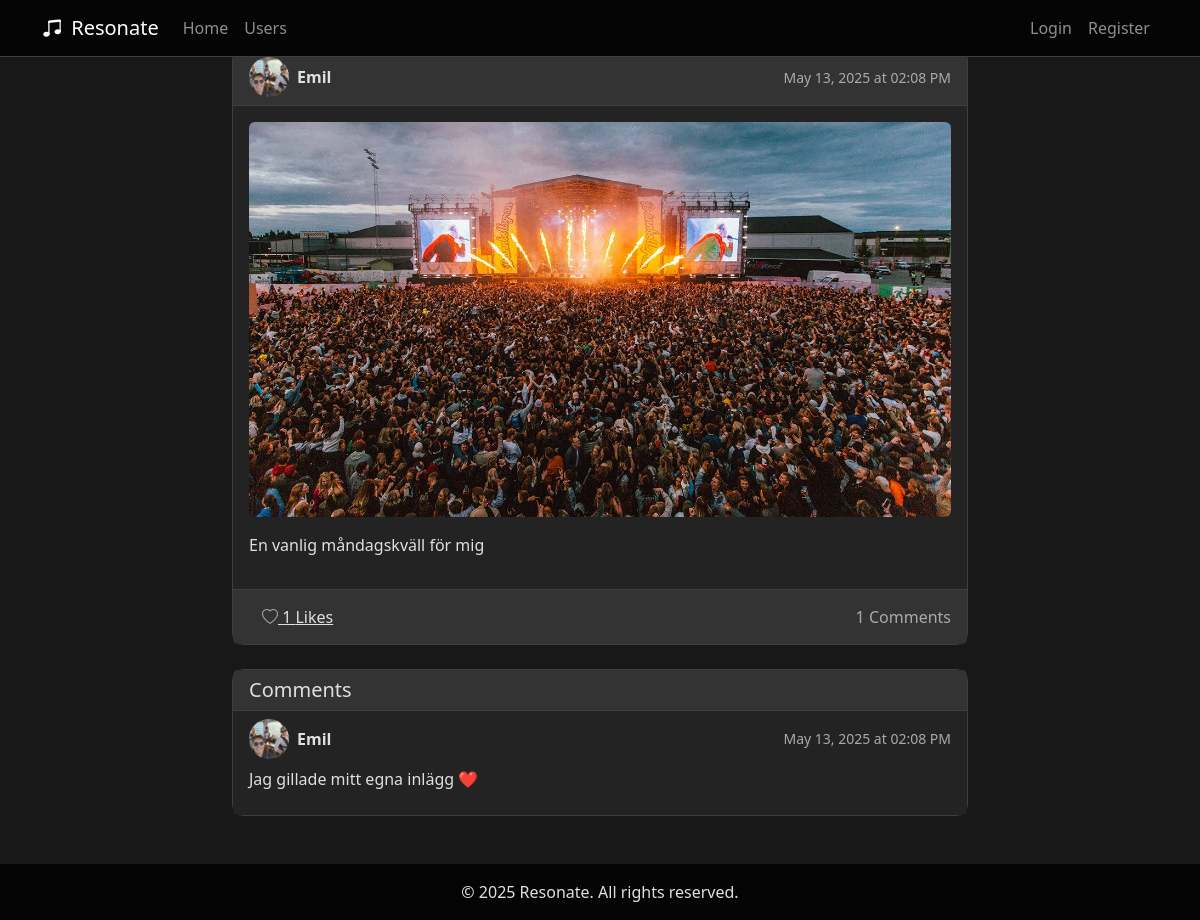
/post/d1adb77b-2c61-4c73-8209-3ac08b14798f, run on the app's committed database.
### app.py (models this page shows, shortened)
class User(UserMixin, db.Model):
    __tablename__ = 'users'
    userId = db.Column(db.String(36), primary_key=True, default=lambda: str(uuid.uuid4()))
    username = db.Column(db.String(80), nullable=False)
    email = db.Column(db.String(120), unique=True, nullable=False)
    password = db.Column(db.String(128))
    profilePicture = db.Column(db.String, nullable=True, default='default.jpg')
    favoriteGenres = db.Column(db.String, nullable=True)
    createdAt = db.Column(db.DateTime, default=datetime.utcnow)
    spotify_access_token = db.Column(db.String(255), nullable=True)
    spotify_refresh_token = db.Column(db.String(255), nullable=True)
    spotify_user_id = db.Column(db.String(255), nullable=True)
    spotify_token_expiry = db.Column(db.DateTime, nullable=True)
    bio = db.Column(db.Text, nullable=True)
    sotd_title = db.Column(db.String(200), nullable=True)
    sotd_artist = db.Column(db.String(200), nullable=True)
    song_picture = db.Column(db.String(200), nullable=True)
    favorite_songs = db.Column(db.String, nullable=True)
    followed = db.relationship(
        'User',
        secondary=followers,
        primaryjoin=(followers.c.follower_id == userId),
        secondaryjoin=(followers.c.followed_id == userId),
        backref=db.backref('followers', lazy='dynamic'),
        lazy='dynamic'
    )

class Post(db.Model):
    __tablename__ = 'posts'
    postId = db.Column(db.String(36), primary_key=True, default=lambda: str(uuid.uuid4()))
    userId = db.Column(db.String(36), db.ForeignKey('users.userId'), nullable=False)
    content = db.Column(db.Text, nullable=False)
    created_at = db.Column(db.DateTime, default=datetime.utcnow)
    post_picture = db.Column(db.String(200), nullable=True)
    user = db.relationship('User', backref=db.backref('posts', lazy='dynamic'))
    likes = db.relationship('Like', primaryjoin='Post.postId==Like.postId',
                            backref='post', lazy='dynamic')
    comments = db.relationship('Comment', primaryjoin='Post.postId==Comment.postId',
                               backref='post', lazy='dynamic')

class Comment(db.Model):
    __tablename__ = 'comments'
    commentId = db.Column(db.String(36), primary_key=True, default=lambda: str(uuid.uuid4()))
    userId = db.Column(db.String(36), db.ForeignKey('users.userId'), nullable=False)
    postId = db.Column(db.String(36), db.ForeignKey('posts.postId'), nullable=False)
    content = db.Column(db.Text, nullable=False)
    created_at = db.Column(db.DateTime, default=datetime.utcnow)
    user = db.relationship('User', backref='comments')

### app.py (the view)
@app.route('/post/<post_id>')
def view_post(post_id):
    post = Post.query.get_or_404(post_id)
    return render_template('view_post.html', post=post, Comment=Comment, user=post.user)

### templates/view_post.html (shortened to what this page needs)
{% extends "base.html" %}
{% block content %}
<div class="container">
    <div class="row justify-content-center">
        <div class="col-md-8">
            <div class="card mb-4">
                <div class="card-header d-flex justify-content-between align-items-center" style="background-color: var(--bg-tertiary); border-bottom: 1px solid var(--border-color);">
                    <div class="d-flex align-items-center">
                        <img src="{{ url_for('static', filename='profile_pics/' + user.profilePicture) }}"
                            class="profile-pic-small rounded-circle me-2"
                            alt="{{ user.username }}'s profile picture">
                        <strong style="color: var(--text-primary);">{{ post.user.username }}</strong>
                    </div>
                    <small class="text-muted">{{ post.created_at.strftime('%B %d, %Y at %I:%M %p') }}</small>
                </div>
                <div class="card-body" style="background-color: var(--bg-secondary); color: var(--text-primary);">
                    {% if post.post_picture %}
                    <div class="mb-3 text-center">
                        <img src="{{ url_for('static', filename='post_pics/' + post.post_picture) }}"
                             alt="Post Image"
                             class="img-fluid rounded"
                             style="max-height: 500px; object-fit: contain;">
                    </div>
                    {% endif %}
                    <p>{{ post.content }}</p>
                </div>
                <div class="card-footer" style="background-color: var(--bg-tertiary); border-top: 1px solid var(--border-color);">
                    <div class="d-flex justify-content-between align-items-center">
                        <form method="POST" action="{{ url_for('like_post', post_id=post.postId) }}" class="d-inline">
                            <button type="submit" class="btn btn-link" style="color: var(--text-primary);">
                                {% if current_user.is_authenticated and current_user.has_liked_post(post) %}
                                    <i class="bi bi-heart-fill text-danger"></i>
                                {% else %}
                                    <i class="bi bi-heart text-muted"></i>
                                {% endif %}
                                {{ post.likes.count() }} Likes
                            </button>
                        </form>
                        <span class="text-muted">{{ post.comments.count() }} Comments</span>
                    </div>
                </div>
            </div>
            {% if post.comments.count() > 0 %}
            <div class="card">
                <div class="card-header" style="background-color: var(--bg-tertiary); border-bottom: 1px solid var(--border-color);">
                    <h5 class="mb-0" style="color: var(--text-primary);">Comments</h5>
                </div>
                <ul class="list-group list-group-flush">
                    {% for comment in post.comments %}
                    <li class="list-group-item" style="background-color: var(--bg-secondary); color: var(--text-primary); border-color: var(--border-color);">
                        <div class="d-flex justify-content-between align-items-center">
                            <div class="d-flex align-items-center">
                                <img src="{{ url_for('static', filename='profile_pics/' + comment.user.profilePicture) }}"
                                     class="profile-pic-small rounded-circle me-2"
                                     alt="{{ comment.user.username }}'s profile picture">
                                <strong>{{ comment.user.username }}</strong>
                            </div>
                            <small class="text-muted">{{ comment.created_at.strftime('%B %d, %Y at %I:%M %p') }}</small>
                        </div>
                        <p class="mt-2">{{ comment.content }}</p>
                    </li>
                    {% endfor %}
                </ul>
            </div>
            {% endif %}
        </div>
    </div>
</div>
{% endblock %}

### templates/base.html (style rules this page uses)
:root { --bg-primary: #181818; --bg-secondary: #232323; --bg-tertiary: #333333; --accent-primary: #6a4fbb; --accent-secondary: #a45dff; --accent-tertiary: #c4a8d6; --text-primary: #e0e0e0; --text-secondary: #aaaaaa; --text-muted: #888888; --border-color: #3f3f3f; --glow-effect: 0 0 8px rgba(164, 93, 255, 0.7), 0 0 16px rgba(164, 93, 255, 0.4); }
html, body { height: 100%; margin: 0; background-color: var(--bg-primary); color: var(--text-primary); }
body { display: flex; flex-direction: column; }
.profile-pic-small { width: 40px; height: 40px; object-fit: cover; border-radius: 50%; }
.card { background-color: var(--bg-secondary); border: 1px solid var(--border-color); border-radius: 12px; }
.card-header { background-color: var(--bg-tertiary); border-bottom: 1px solid var(--border-color); }
h1, h2, h3, h4, h5, h6, p { color: var(--text-primary); }
.text-muted { color: var(--text-secondary) !important; }

### data on the page
User: profilePicture+username (picture), user.username "Emil"
Post: created_at "May 13, 2025 at 02:08 PM", post_picture (picture), content "En vanlig måndagskväll för mig"
Comment: username (picture), user.username "Emil", created_at "May 13, 2025 at 02:08 PM", content "Jag gillade mitt egna inlägg ❤️"

### other printed values
{{ post.likes.count() }} "1"
{{ post.comments.count() }} "1"
